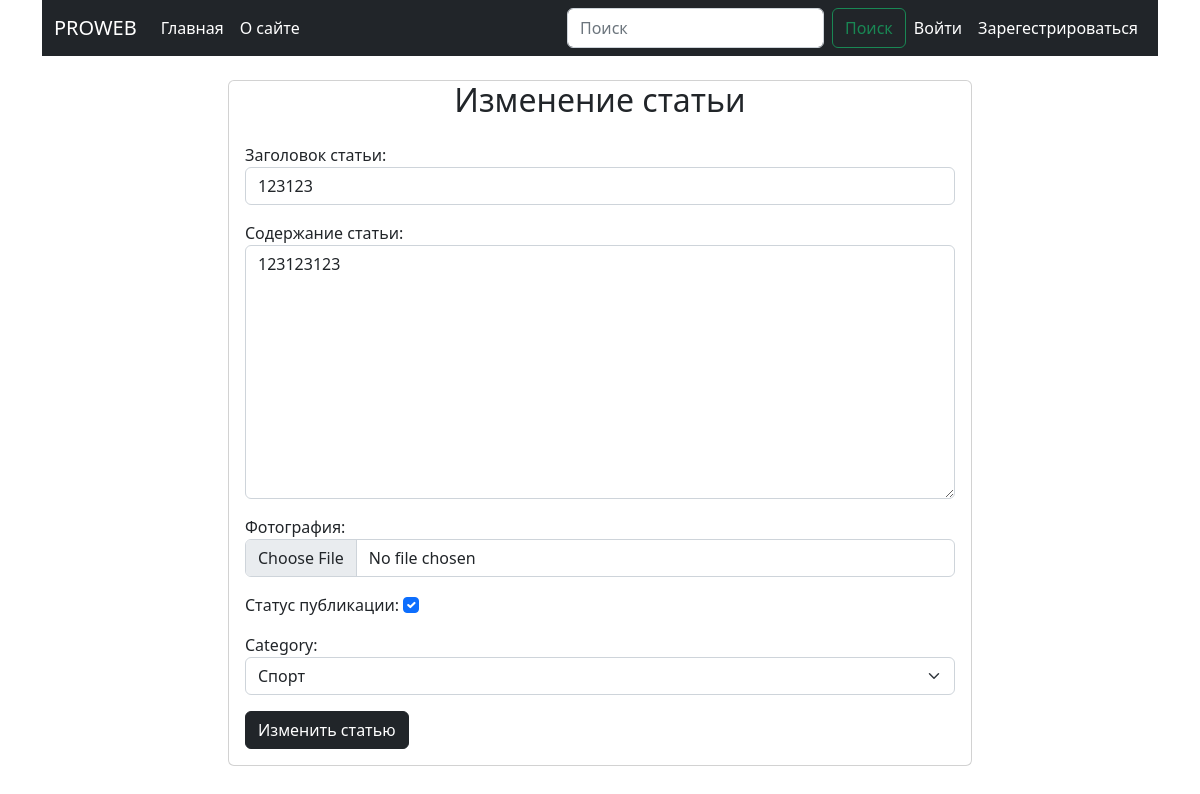
/article/3/update/, run on the app's committed database.
### blog/models.py (models this page shows, shortened)
class Article(models.Model):
    title = models.CharField(max_length=255, verbose_name='Заголовок статьи')
    content = models.TextField(verbose_name='Содержание статьи')
    photo = models.ImageField(upload_to=f'photos/', verbose_name='Фотография', null=True, blank=True)
    created_at = models.DateTimeField(auto_now_add=True, verbose_name='Дата создания')
    updated_at = models.DateTimeField(auto_now=True, verbose_name='Дата последнего изменения')
    publish = models.BooleanField(default=True, verbose_name='Статус публикации')
    views = models.IntegerField(default=0, verbose_name='Количество просмотров')
    category = models.ForeignKey(Category, on_delete=models.CASCADE)
    class Meta:
        verbose_name = 'Статья'
        verbose_name_plural = 'Статьи'

class Category(models.Model):
    title = models.CharField(max_length=30, unique=True, verbose_name='Название категории')
    def __str__(self):
        return self.title
    class Meta:
        verbose_name = 'Категория'
        verbose_name_plural = 'Категории'

### blog/views.py (the view)
# urls.py: path('article/<int:pk>/update/', ArticleUpdate.as_view(), name='update'),
class ArticleUpdate(UpdateView):
    model = Article
    form_class = ArticleForm
    template_name = 'blog/article_form.html'

### blog/forms.py
class ArticleForm(forms.ModelForm):
    class Meta:
        model = Article
        fields = [
            'title',
            'content',
            'photo',
            'publish',
            'category'
        ]
        widgets = {
            'title': forms.TextInput(attrs={
                'class': 'form-control',
                'placeholder': 'Введите название статьи'
            }),
            'content': forms.Textarea(attrs={
                'class': 'form-control',
                'placeholder': 'Введите содержимое статьи'
            }),
            'photo': forms.FileInput(attrs={
                'class': 'form-control'
            }),
            'publish': forms.CheckboxInput(attrs={
                'class': 'form-check-input'
            }),
            'category': forms.Select(attrs={
                'class': 'form-select'
            })
        }

### blog/templates/blog/article_form.html (shortened to what this page needs)
{% extends 'base.html' %}
{% block main %}
<div class="d-flex justify-content-center mt-4">
    <div class="card col-8">
        <header>
            {% if 'update' in request.path %}
            <h2 class="text-center">Изменение статьи</h2>
            {% else %}
            <h2 class="text-center">{{ title }}</h2>
            {% endif %}
        </header>
        <div class="card-body">
            <form action="" method="post" enctype="multipart/form-data">
    {{ form.as_p }}
    <button type="submit" class="btn btn-dark">
        {% if 'update' in request.path %}
        Изменить статью
        {% else %}
        Добавить статью
        {% endif %}
    </button>
</form>
        </div>
    </div>
</div>
{% endblock main %}

### data on the page
Article: title "123123", content "123123123", publish "☑", category "Спорт"
